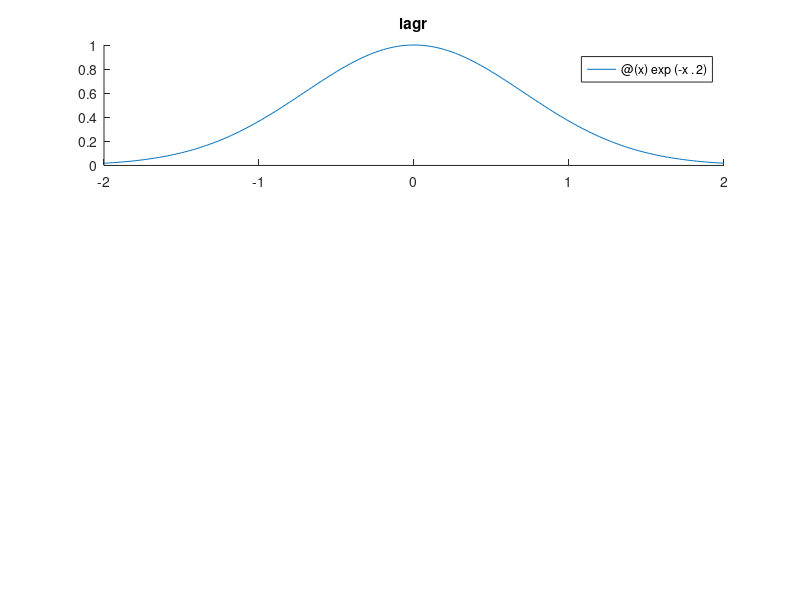

Recreate this plot in MATLAB. (Note: this script raises an error after producing the figure.)
clearvars
clf

func = @(x) exp(-x.^2);

n = 11;
m = 70;

point_x_arr = linspace(-2, 2, n);
point_y_arr = func(point_x_arr);

interpolate_value_arr = linspace(-2, 2, m);
accurate_y_arr = func(interpolate_value_arr);

% lagr
subplot(3, 1, 1);
title('lagr')
hold on
fplot(func, [-2 2])
lagr_func = @(x)lagr(point_x_arr, point_y_arr, x);
lagr_y_arr = arrayfun(lagr_func, interpolate_value_arr);
lagr_error_rates = abs(accurate_y_arr - lagr_y_arr) ./ accurate_y_arr;
plot(interpolate_value_arr, lagr_y_arr, '.')
hold off

% linear
subplot(3, 1, 2);
title('linear')
hold on
fplot(func, [-2 2])
linear_y_arr = interp1(point_x_arr, point_y_arr, interpolate_value_arr);
linear_error_rates = abs(accurate_y_arr - linear_y_arr) ./ accurate_y_arr;
plot(interpolate_value_arr, linear_y_arr, '.')
hold off

% spline
subplot(3, 1, 3);
title('spline')
hold on
fplot(func, [-2 2])
spline_y_arr = spline(point_x_arr, point_y_arr, interpolate_value_arr);
spline_error_rates = abs(accurate_y_arr - spline_y_arr) ./ accurate_y_arr;
plot(interpolate_value_arr, spline_y_arr, '.')
hold off

t = table(interpolate_value_arr', accurate_y_arr', ...
    lagr_y_arr', lagr_error_rates' .* 100, ...
    linear_y_arr', linear_error_rates' .* 100, ...
    spline_y_arr', spline_error_rates' .* 100);
writetable(t, sprintf('4_interpolation_compare_n_%d.xlsx', n))

% title
sgtitle(sprintf('n = %d  m = %d', n, m))

saveas(gcf, sprintf('4_interpolation_compare_n_%d', n), 'epsc')